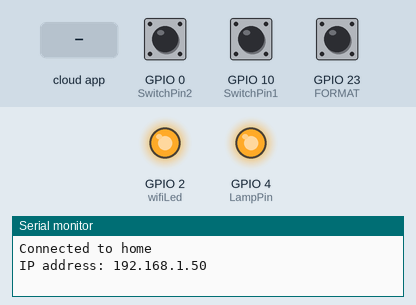
Simulated run of this sketch. Board: ESP32. Parts: output pins drawn as LEDs (lit = HIGH), the last lines printed to the serial monitor. Inputs (shaded band) come from the test bench; at power-on: GPIO 0 (SwitchPin2) HIGH, GPIO 10 (SwitchPin1) HIGH, GPIO 23 (FORMAT) HIGH. WiFi joins after 1.5 s; servers stay silent unless stated; pins used as bus, display or sensor lines are not drawn.

Above: at 2.7 s.
2.8 s: the phone or cloud app sets 6516e3daddaa8861a1165c9b to 1
At 3.3 s:
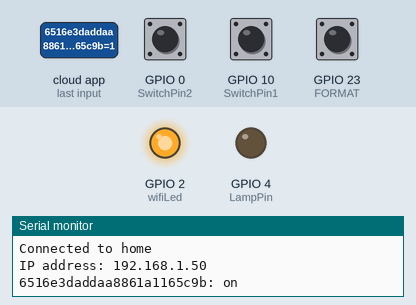
5.8 s: the phone or cloud app sets 6516e3daddaa8861a1165c9b to 0
At 6.8 s:
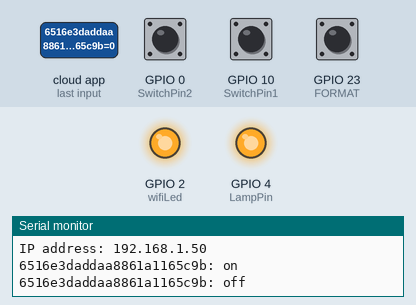
Timing chart, 0 to 8.8 s (numbered marks = the images above; inputs shaded):
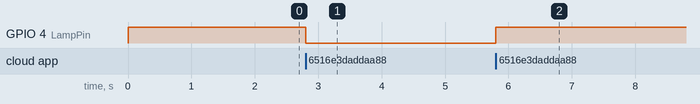

The sketch:

sinric.ino
```cpp
// Uncomment the following line to enable serial debug output
//#define ENABLE_DEBUG

#ifdef ENABLE_DEBUG
       #define DEBUG_ESP_PORT Serial
       #define NODEBUG_WEBSOCKETS
       #define NDEBUG
#endif
#define FORMAT 23
#include "WiFiManager.h"
#include <Arduino.h>
#include <WiFi.h>
#include <SinricPro.h>
#include <SinricProSwitch.h>

#include <map>

#define APP_KEY           "9272ed7f-f035-4058-ad92-3a97251d709e"      // Should look like "de0bxxxx-1x3x-4x3x-ax2x-5dabxxxxxxxx"
#define APP_SECRET        "dca402bc-84df-4aba-855a-12cd8ba659ab-a6a7b2d5-41e2-4d42-8862-89df89ddb456"   // Should look like "5f36xxxx-x3x7-4x3x-xexe-e86724a9xxxx-4c4axxxx-3x3x-x5xe-x9x3-333d65xxxxxx"

//Enter the device IDs here
#define device_ID_1   "65359b25b81ec47574f6acff"  // Assistant
#define device_ID_2   "6516e3daddaa8861a1165c9b"  // Lights

// define the GPIO connected with Relays and switches
#define SensorPin 5
#define LampPin 4

#define SwitchPin1 10
#define SwitchPin2 0

#define wifiLed   LED_BUILTIN   //D2

// comment the following line if you use a toggle switches instead of tactile buttons
//#define TACTILE_BUTTON 1

#define BAUD_RATE   9600

#define DEBOUNCE_TIME 250

WiFiManager wm;

typedef struct {      // struct for the std::map below
  int relayPIN;
  int flipSwitchPIN;
} deviceConfig_t;


// main configuration
// put in your deviceId, the pin and the switch
std::map<String, deviceConfig_t> devices = {
    {device_ID_1, {  SensorPin, SwitchPin1 }},
    {device_ID_2, {  LampPin, SwitchPin2 }}
};

typedef struct {      // struct for the std::map below
  String deviceId;
  bool lastFlipSwitchState;
  unsigned long lastFlipSwitchChange;
} flipSwitchConfig_t;

std::map<int, flipSwitchConfig_t> flipSwitches;    // map used to map switch PINs to deviceId and handling debounce and last state checks, use in "setupFlipSwitches" function

void setupRelays() {
  for (auto &device : devices) {           // itterator on devices
    int relayPIN = device.second.relayPIN;
    pinMode(relayPIN, OUTPUT);
    digitalWrite(relayPIN, HIGH);
  }
}

void setupFlipSwitches() {
  for (auto &device : devices)  {                     // itterator on devices
    flipSwitchConfig_t flipSwitchConfig;              // create a new flipSwitch configuration

    flipSwitchConfig.deviceId = device.first;         // set the deviceId
    flipSwitchConfig.lastFlipSwitchChange = 0;        // set debounce time
    flipSwitchConfig.lastFlipSwitchState = true;     // set lastFlipSwitchState to false (LOW)--

    int flipSwitchPIN = device.second.flipSwitchPIN;  // get the flipSwitchPIN

    flipSwitches[flipSwitchPIN] = flipSwitchConfig;   // save the flipSwitch config to flipSwitches map
    pinMode(flipSwitchPIN, INPUT_PULLUP);                   // set the flipSwitch pin to INPUT
  }
}

bool onPowerState(String deviceId, bool &state)
{
  Serial.printf("%s: %s\r\n", deviceId.c_str(), state ? "on" : "off");
  int relayPIN = devices[deviceId].relayPIN; // get the relay pin for corresponding device
  digitalWrite(relayPIN, !state);             // set the new relay state
  return true;
}

void handleFlipSwitches() {
  unsigned long actualMillis = millis();
  for (auto &flipSwitch : flipSwitches) {                                         // itterator on switches
    unsigned long lastFlipSwitchChange = flipSwitch.second.lastFlipSwitchChange;  // get the timestamp when switch was pressed last time (used to debounce)

    if (actualMillis - lastFlipSwitchChange > DEBOUNCE_TIME) {

      int flipSwitchPIN = flipSwitch.first;                                       // get the switch pin from configuration
      bool lastFlipSwitchState = flipSwitch.second.lastFlipSwitchState;           // get last state
      bool flipSwitchState = digitalRead(flipSwitchPIN);                          // read the current state
      if (flipSwitchState != lastFlipSwitchState) {
#ifdef TACTILE_BUTTON
        if (flipSwitchState) {                                                    // handle tactile button
#endif
          flipSwitch.second.lastFlipSwitchChange = actualMillis;                  // update lastFlipSwitchChange time
          String deviceId = flipSwitch.second.deviceId;                           // get deviceId from config
          int relayPIN = devices[deviceId].relayPIN;                              // get device pin from config
          bool newRelayState = !digitalRead(relayPIN);                            // set new State
          digitalWrite(relayPIN, newRelayState);                                  // set device to new state

          SinricProSwitch &mySwitch = SinricPro[deviceId];                        // get switch device from SinricPro
          mySwitch.sendPowerStateEvent(!newRelayState);                           // send event
#ifdef TACTILE_BUTTON
        }
#endif
        flipSwitch.second.lastFlipSwitchState = flipSwitchState;                  // update lastFlipSwitchState
      }
    }
  }
}

void setupWiFi()
{
  pinMode(FORMAT, INPUT_PULLUP);
  wm.setDebugOutput(3);


  if (!wm.autoConnect()) {
    Serial.println("failed to connect and hit timeout");
    //reset and try again, or maybe put it to deep sleep
    ESP.restart();
    delay(1000);
  }

  Serial.println("");
  Serial.print("Connected to ");
  Serial.println(wm.getSSID());
  Serial.print("IP address: ");
  Serial.println(WiFi.localIP());
  wm.setConfigPortalBlocking(false);
  wm.startWebPortal();
}

void setupSinricPro()
{
  for (auto &device : devices)
  {
    const char *deviceId = device.first.c_str();
    SinricProSwitch &mySwitch = SinricPro[deviceId];
    mySwitch.onPowerState(onPowerState);
  }

  SinricPro.begin(APP_KEY, APP_SECRET);
  SinricPro.restoreDeviceStates(true);
}

void setup()
{
  Serial.begin(BAUD_RATE);

  pinMode(wifiLed, OUTPUT);
  digitalWrite(wifiLed, HIGH);

  setupRelays();
  setupFlipSwitches();
  setupWiFi();
  setupSinricPro();
}

void loop()
{
  wm.process();
  if(digitalRead(FORMAT)==LOW){
    Serial.println("Resetting configuration");
    wm.resetSettings();
    ESP.restart();
  }
  SinricPro.handle();
  handleFlipSwitches();
}
```

Measured:
- after the input at 2.8 s, GPIO 4 (LampPin): HIGH → LOW at once
- after the input at 5.8 s, GPIO 4 (LampPin): LOW → HIGH at once
